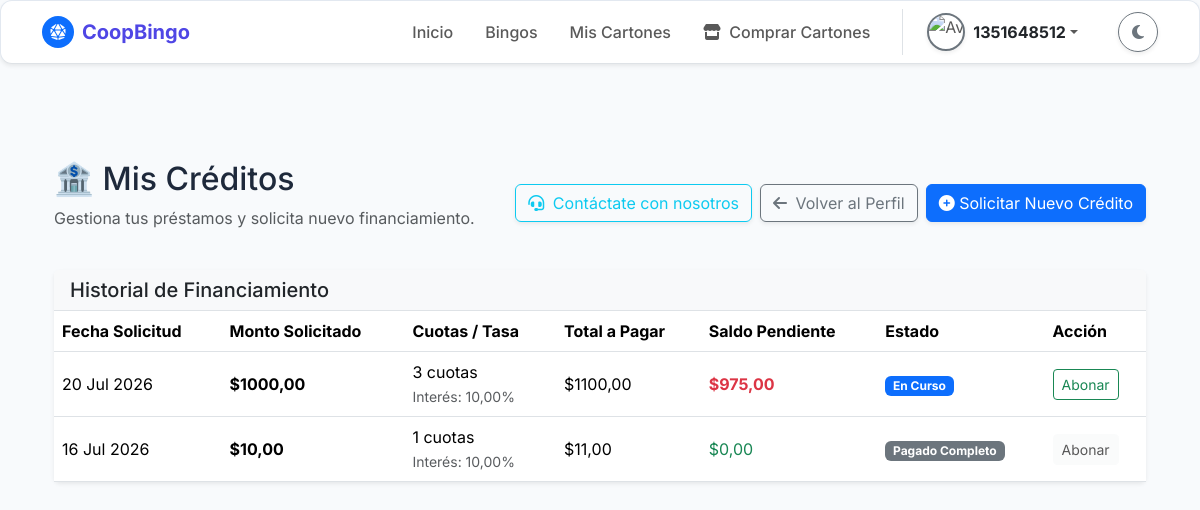
Before: /negocio/creditos/ (signed in) with the older database file.
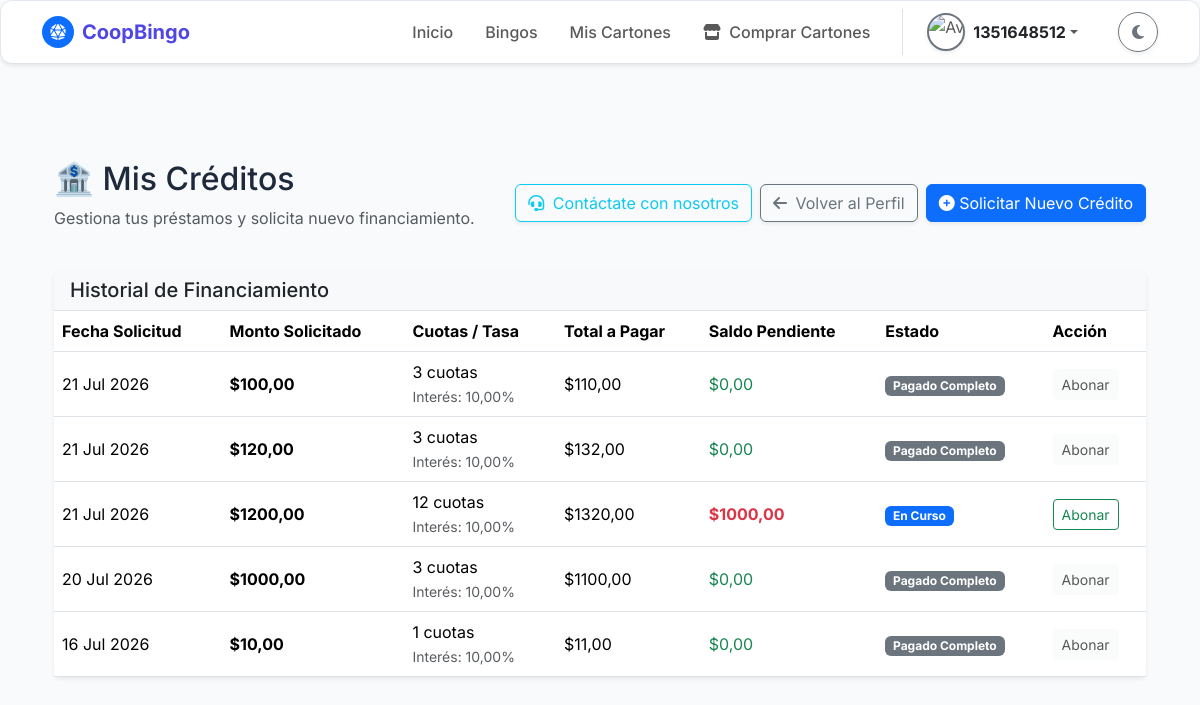
After: the same page with the newer database file.
### bingo/models.py (models this page shows, shortened)
class Prestamo(models.Model):
    ESTADO_PRESTAMO_CHOICES = [
        ('Solicitado', 'Solicitado'),
        ('Aprobado', 'Aprobado'),
        ('En Curso', 'En Curso (Pagando)'),
        ('Liquidado', 'Liquidado'),
    ]
    idprestamo = models.AutoField(primary_key=True)
    idsocio = models.ForeignKey(
        'Socio',
        on_delete=models.PROTECT,
        db_column='idsocio',
        related_name='prestamos_solicitados',
        verbose_name="Socio Solicitante"
    )
    idgarante1 = models.ForeignKey(
        'Socio',
        on_delete=models.SET_NULL,
        null=True,
        blank=True,
        db_column='idgarante1',
        related_name='garantias_primarias',
        verbose_name="Garante Auxiliar si socio no paga"
    )
    idgarante2 = models.ForeignKey(
        'Socio',
        on_delete=models.SET_NULL,
        null=True,
        blank=True,
        db_column='idgarante2',
        related_name='garantias_secundarias',
        verbose_name="Garante Auxiliar 2 si socio no paga"
    )
    idcuentadestino = models.ForeignKey(
        'CuentaBancaria',
        on_delete=models.SET_NULL,
        null=True,
        blank=True,
        db_column='idcuentadestino',
        verbose_name="Cuenta para desembolso"
    )
    montoprestamosolicitado = models.DecimalField(
        max_digits=12,
        decimal_places=2,
        validators=[MinValueValidator(Decimal('0.01'))],
        verbose_name="Monto Solicitado"
    )
    tasainteres = models.DecimalField(
        max_digits=5,
        decimal_places=2,
        default=Decimal('0.00'),
        verbose_name="Tasa de Interés (%)"
    )
    montototalpagar = models.DecimalField(
        max_digits=12,
        decimal_places=2,
        verbose_name="Monto Total a Pagar"
    )
    saldopendiente = models.DecimalField(
        max_digits=12,
        decimal_places=2,
        verbose_name="Saldo Pendiente"
    )
    numerocuotas = models.IntegerField(
        default=1,
        validators=[MinValueValidator(1)],
        verbose_name="Número de Cuotas"
    )
    fechasolicitud = models.DateField(verbose_name="Fecha de Solicitud")
    fechavencimiento = models.DateField(verbose_name="Fecha de Vencimiento")
    estadoprestamo = models.CharField(
        max_length=20,
        choices=ESTADO_PRESTAMO_CHOICES,
        default='Solicitado', # Por lógica, todo préstamo inicia como solicitado
        verbose_name="Estado del Préstamo"
    )
    comprobantedesembolso = models.FileField(
        upload_to='media/prestamo/comprobantes_desembolso/',
        null=True,
        blank=True,
        verbose_name="Comprobante de Desembolso"
    )
    class Meta:
        db_table = 'Prestamo'
        verbose_name = 'Préstamo'
        verbose_name_plural = 'Préstamos'

### bingo/views.py (the view, shortened to what this page needs)
# urls.py: path('negocio/creditos/', views.creditos, name='creditos'),
@login_required
def creditos(request):
    socio = Socio.objects.filter(cisocio=request.user.username).first()
    if not socio or socio.estadosocio not in ['Activo', 'Active']:
        messages.error(request, "Acceso denegado: Solo los socios activos pueden solicitar créditos.")
        return redirect('inicio')
    mis_prestamos = Prestamo.objects.filter(idsocio=socio).order_by('-fechasolicitud')
    lista_socios = Socio.objects.filter(estadosocio='Activo').exclude(idsocio=socio.idsocio)
    mis_cuentas = CuentaBancaria.objects.filter(idsocio=socio, estadocuenta='Activo')
    mis_cuentas = CuentaBancaria.objects.filter(idsocio=socio, estadocuenta='Activo')
    contexto = {
        'socio': socio,
        'mis_prestamos': mis_prestamos,
        'lista_socios': lista_socios,
        'mis_cuentas': mis_cuentas
    }
    return render(request, 'negocio/creditos.html', contexto)

### bingo/templates/negocio/creditos.html (shortened to what the changed rows need)
{% extends 'comunes/base.html' %}
{% load static %}
{% block content %}
<div class="container mt-5">
    <div class="row mb-4">
        <div class="col-12 d-flex justify-content-between align-items-center flex-wrap">
            <div>
                <h2 class="mb-2">🏦 Mis Créditos</h2>
            </div>
        </div>
    </div>
    <div class="row">
        <div class="col-12">
            <div class="card shadow-sm border-0">
                <div class="card-body p-0">
                    <div class="table-responsive">
                        <table class="table table-hover align-middle mb-0">
                            <thead class="bg-body-tertiary border-bottom">
                                <tr>
                                    <th>Fecha Solicitud</th>
                                    <th>Monto Solicitado</th>
                                    <th>Cuotas / Tasa</th>
                                    <th>Total a Pagar</th>
                                    <th>Saldo Pendiente</th>
                                    <th>Estado</th>
                                    <th>Acción</th>
                                </tr>
                            </thead>
                            <tbody>
                                {% for prestamo in mis_prestamos %}
                                <tr>
                                    <td>{{ prestamo.fechasolicitud|date:"d M Y" }}</td>
                                    <td class="fw-bold">${{ prestamo.montoprestamosolicitado|floatformat:2 }}</td>
                                    <td>
                                        {% if prestamo.numerocuotas %}{{ prestamo.numerocuotas }} cuotas{% else %}-{% endif %}<br>
                                        <small class="text-muted">Interés: {{ prestamo.tasainteres }}%</small>
                                    </td>
                                    <td>
                                        ${{ prestamo.montototalpagar|floatformat:2 }}
                                    </td>
                                    <td class="{% if prestamo.saldopendiente > 0 %}text-danger fw-bold{% else %}text-success{% endif %}">
                                        ${{ prestamo.saldopendiente|floatformat:2 }}
                                    </td>
                                    <td>
                                        {% if prestamo.estadoprestamo == 'En Curso' %}
                                            <span class="badge bg-primary">En Curso</span>
                                        {% elif prestamo.estadoprestamo == 'Aprobado' %}
                                            <span class="badge bg-success">Aprobado (Por Desembolsar)</span>
                                        {% elif prestamo.estadoprestamo == 'Solicitado' %}
                                            <span class="badge bg-warning text-dark">Solicitado (En Revisión)</span>
                                        {% elif prestamo.estadoprestamo == 'Liquidado' %}
                                            <span class="badge bg-secondary">Pagado Completo</span>
                                        {% else %}
                                            <span class="badge bg-danger">{{ prestamo.estadoprestamo }}</span>
                                        {% endif %}
                                    </td>
                                    <td>
                                        {% if prestamo.estadoprestamo == 'En Curso' and prestamo.saldopendiente > 0 %}
                                            <a href="{% url 'pago' %}" class="btn btn-sm btn-outline-success">Abonar</a>
                                        {% else %}
                                            <button class="btn btn-sm btn-light" disabled>Abonar</button>
                                        {% endif %}
                                    </td>
                                </tr>
                                {% endfor %}
                            </tbody>
                        </table>
                    </div>
                </div>
            </div>
        </div>
    </div>
</div>
{% endblock %}

Changed rows visible on the page:
added Prestamo: fechasolicitud "21 Jul 2026", montoprestamosolicitado "100,00", numerocuotas "3", tasainteres "10,00", montototalpagar "110,00", saldopendiente "0,00", estadoprestamo "Pagado Completo"
added Prestamo: fechasolicitud "21 Jul 2026", montoprestamosolicitado "120,00", numerocuotas "3", tasainteres "10,00", montototalpagar "132,00", saldopendiente "0,00", estadoprestamo "Pagado Completo"
added Prestamo: fechasolicitud "21 Jul 2026", montoprestamosolicitado "1200,00", numerocuotas "12", tasainteres "10,00", montototalpagar "1320,00", saldopendiente "1000,00", estadoprestamo "En Curso"
changed Prestamo "20 Jul 2026": saldopendiente "975,00" → "0,00"; estadoprestamo "En Curso" → "Pagado Completo"
